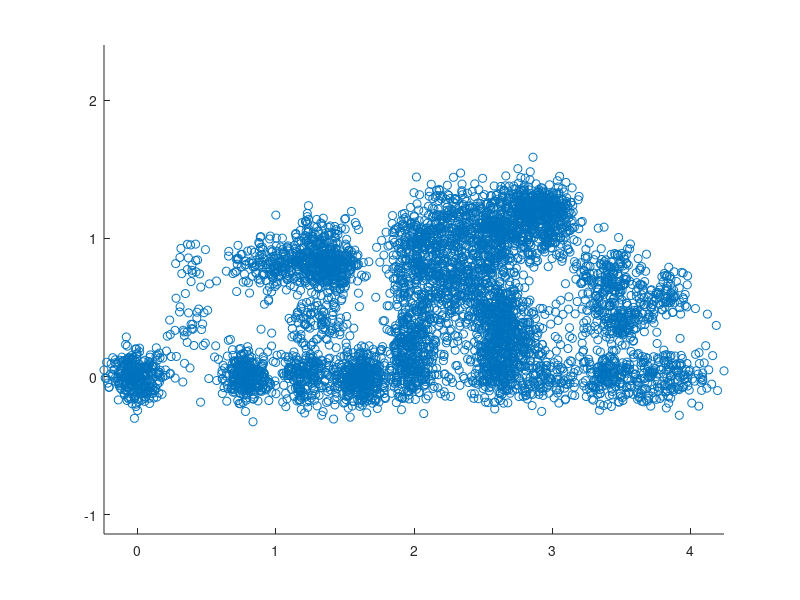

This chart was generated by the following MATLAB code: (Note: this script raises an error after producing the figure.)
centers = [
    0.0,0.0,300; 
    0.4,0.0,275; 
    0.6,0.0,200;
    0.8,0.0,400;
    1.0,0.0,150;
    1.15,0.0,20;
    1.3,0.0,150;
    1.4,0.0,50;
    1.5,0.0,50;
    1.55,0.0,25;
    1.7,0.0,150;
    1.8,0.0,50;
    1.9,0.0,100;
    2.0,0.0,50;
    0.1,0.1,4;
    0.2,0.1,4;
    0.3,0.1,4;
    0.4,0.1,4;
    1.0,0.1,150;
    1.15,0.1,10;
    1.3,0.1,150;
    1.4,0.1,100;
    0.2,0.2,25;
    0.6,0.2,50;
    0.7,0.2,50;
    1.0,0.2,100;
    1.15,0.2,10;
    1.3,0.2,200;
    1.4,0.2,40;
    1.6,0.2,25;
    1.75,0.2,125;
    1.0,0.3,75;
    1.1,0.3,75;
    1.2,0.3,75;
    1.3,0.3,75;
    1.7,0.3,100;
    1.9,0.3,100;
    0.2,0.4,20;
    0.4,0.4,50;
    0.5,0.4,100;
    0.6,0.4,100;
    0.7,0.4,300;
    1.0,0.4,75;
    1.1,0.4,75;
    1.2,0.4,75;
    1.3,0.4,75;
    1.65,0.4,50;
    1.75,0.4,50;
    0.6,0.5,50;
    0.7,0.5,50;
    1.0,0.5,150;
    1.1,0.5,75;
    1.2,0.5,75;
    1.3,0.5,125;
    1.4,0.5,75;
    1.5,0.5,75;
    1.1,0.6,75;
    1.2,0.6,75;
    1.3,0.6,75;
    1.4,0.6,250;
    1.5,0.6,200;
    
];

scaler = 2;
centers(:, 1:2) = centers(:, 1:2) * 2;
    

% Generate data
data = zeros(0, 2);  % Initialize an empty array for data

for i = 1:size(centers, 1)
    center = centers(i, :);
    x = normrnd(center(1), 0.095, center(3), 1);
    y = normrnd(center(2), 0.095, center(3), 1);
    cluster_data = [x, y];
    data = [data; cluster_data];
end

% On scatter plot you probably can't see the data density
scatter(data(:,1), data(:,2));
axis equal;

flippedY = max(data(:,2))-data(:,2);

% On data density plot the structure should be visible
DataDensityPlot2(data(:,1), data(:,2), 128);


% BLACK HIGH WHITE LOW



